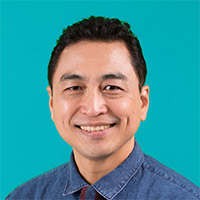
#> input picture src/image_processing/david.jpg, 200 x 200 px
$ python gray.py
#> lines starting #> are read from the running program, lines starting #| are printed output that depends on the picture
from PIL import Image

im = Image.open("david.jpg")
#> im is the input picture: PIL image 200x200 RGB; mean R, G, B 65.8, 149.4, 154.7

rgb_im = im.convert("RGB")

size = rgb_im.size
#> size = (200, 200)
im2 = Image.new("RGB", size)
#> im2: PIL image 200x200 RGB; every value is 0

for y in range(size[1]):
    for x in range(size[0]):

        r,g,b = rgb_im.getpixel((x, y))
        ave = (r + g + b) // 3
        im2.putpixel((x, y), (ave, ave, ave, 0))
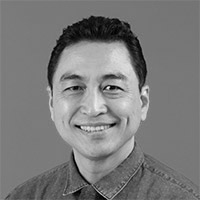
#> im2: PIL image 200x200 RGB; min 0, max 246, mean 122.9

im2.show()
im2.save('david_gray.jpg', quality=95)
